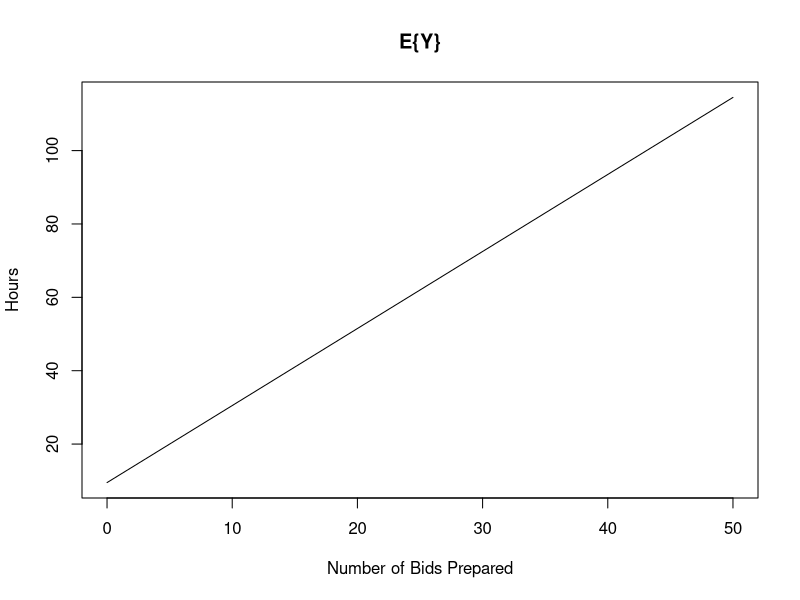

This chart was generated by the following R code:
## ---- chunk 1
knitr::opts_chunk$set(echo = TRUE)
knitr::opts_chunk$set(fig.align = 'center')
## ---- chunk 2
curve(9.5 + 2.1*x, from = 0, to = 50, 
      xlab = "Number of Bids Prepared",
      ylab = "Hours", main = "E{Y}")
